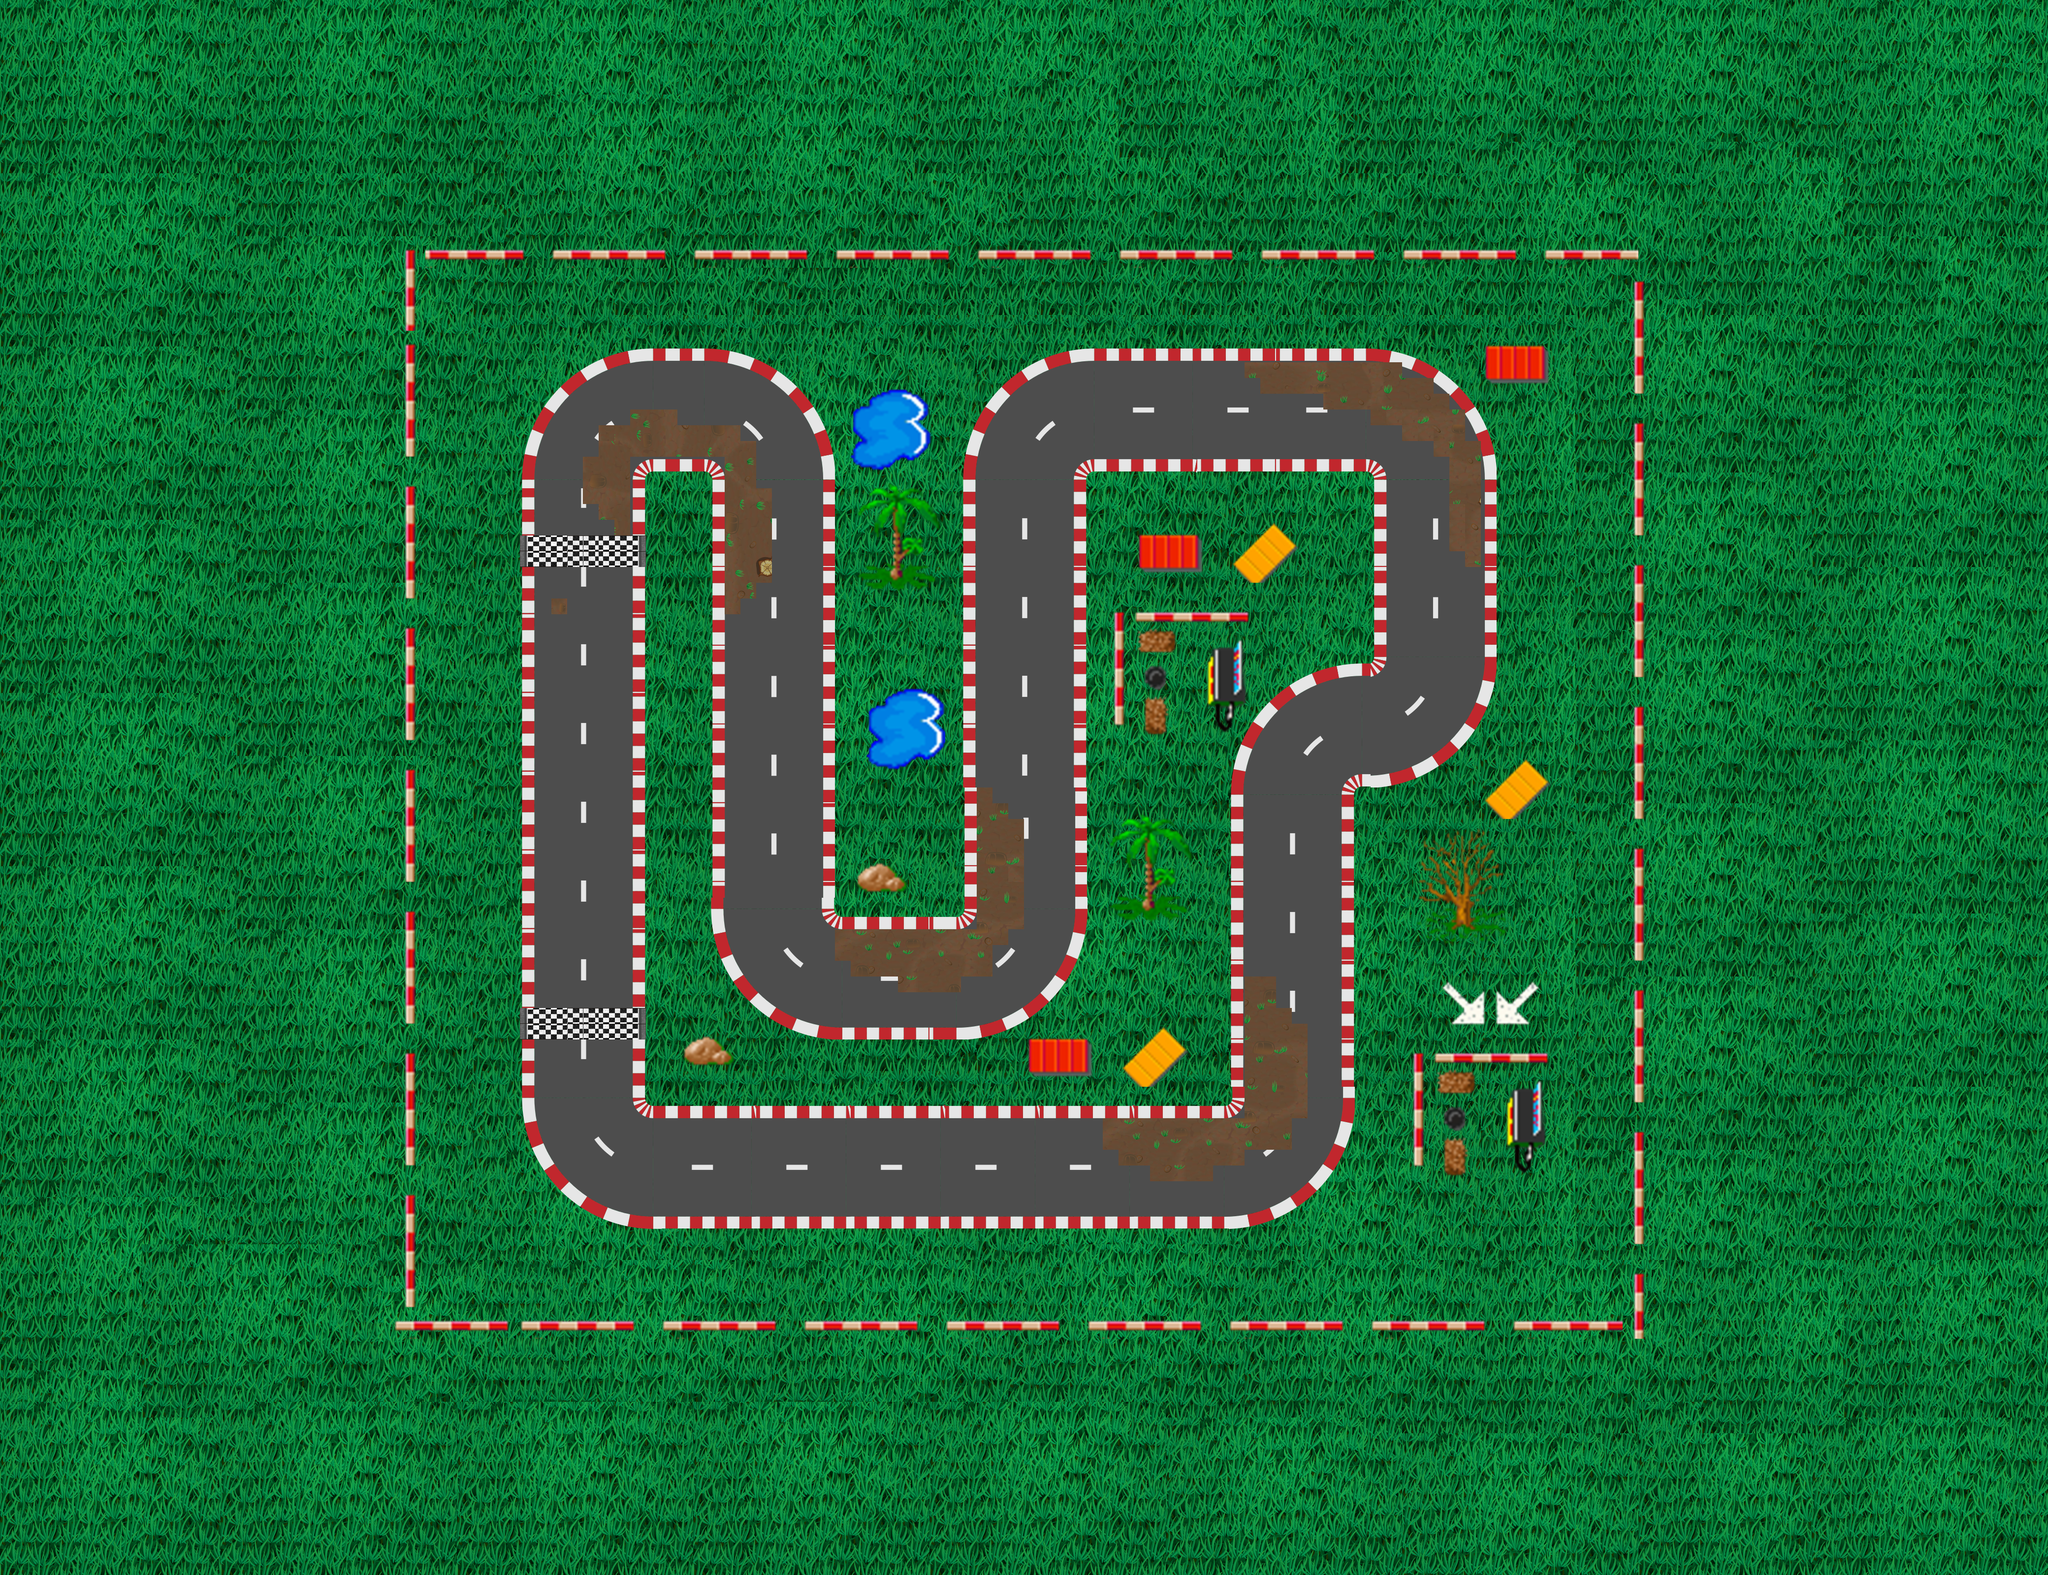

The image is a tile-based game level rendered from a .tmx file. Its description and source (layers, tilesets, objects; grid data summarised) follow:
An orthogonal 130x100 tile map with 32x32 px tiles, 6 tile layers (Grass, Track, Start, Finish, ...), 5 tilesets.

<map version="1.2" tiledversion="1.3.1" orientation="orthogonal" renderorder="right-down" compressionlevel="0" width="130" height="100" tilewidth="32" tileheight="32" infinite="0" nextlayerid="7" nextobjectid="1">
 <tileset firstgid="1" name="Grass_Tile" tilewidth="32" tileheight="32" tilecount="256" columns="16">
  <image source="Grass_Tile.png" width="512" height="512" />
 </tileset>
 <tileset firstgid="257" name="raceline" tilewidth="32" tileheight="32" tilecount="3" columns="1">
  <image source="raceline.png" width="57" height="127" />
 </tileset>
 <tileset firstgid="260" name="Soil_Tile" tilewidth="32" tileheight="32" tilecount="256" columns="16">
  <image source="Soil_Tile.png" width="512" height="512" />
 </tileset>
 <tileset firstgid="516" name="decoration" tilewidth="32" tileheight="32" tilecount="615" columns="41">
  <image source="decoration.png" width="1324" height="500" />
 </tileset>
 <tileset firstgid="1131" name="track" tilewidth="32" tileheight="32" tilecount="2970" columns="54">
  <image source="track.png" width="1758" height="1760" />
 </tileset>
 <layer id="1" name="Grass" width="130" height="100">
  <properties>
   <property name="Draw" type="bool" value="true" />
  </properties>
  <data>[13000 cells, 13000 non-empty, 256 distinct tile ids]</data>
 </layer>
 <layer id="2" name="Track" width="130" height="100">
  <properties>
   <property name="Draw" type="bool" value="true" />
  </properties>
  <data>[13000 cells, 2243 non-empty, 511 distinct tile ids]</data>
 </layer>
 <layer id="3" name="Start" width="130" height="100">
  <properties>
   <property name="Draw" type="bool" value="true" />
  </properties>
  <data>[13000 cells, 16 non-empty, 3 distinct tile ids]</data>
 </layer>
 <layer id="4" name="Finish" width="130" height="100">
  <properties>
   <property name="Draw" type="bool" value="true" />
  </properties>
  <data>[13000 cells, 16 non-empty, 3 distinct tile ids]</data>
 </layer>
 <layer id="5" name="Traps" width="130" height="100">
  <properties>
   <property name="Draw" type="bool" value="true" />
  </properties>
  <data>[13000 cells, 240 non-empty, 130 distinct tile ids]</data>
 </layer>
 <layer id="6" name="Decoration" width="130" height="100">
  <properties>
   <property name="Draw" type="bool" value="true" />
  </properties>
  <data>[13000 cells, 1130 non-empty, 336 distinct tile ids]</data>
 </layer>
</map>
